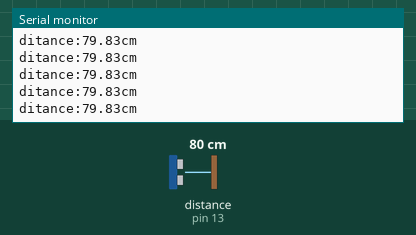
Bench run of a sketch on a simulated Arduino Uno, built with avr-gcc and run on an emulated ATmega328P. Parts: the last lines printed to the serial monitor. Wiring (inferred from the names in the program): ultrasonic range finder: trigger pin 12; echo pin 13. The inputs (shaded band) are chosen by the test bench; at power-on: distance to the obstacle (sensor on pin 13) 80 cm. The echo pulse lasts 58.3 µs per cm.

Above: at 1.2 s.
1.3 s: distance to the obstacle (sensor on pin 13) set to 2 cm
At 1.58 s:
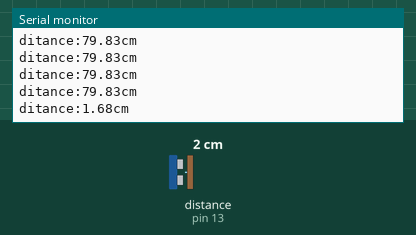
2.8 s: distance to the obstacle (sensor on pin 13) set to 250 cm
At 2.95 s:
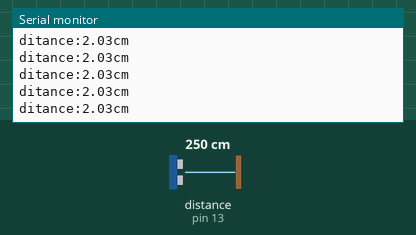
5.8 s: distance to the obstacle (sensor on pin 13) set to 120 cm
At 5.93 s:
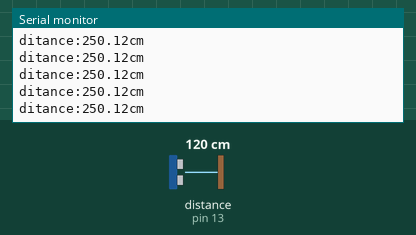
Timing chart, 0 to 8.8 s (numbered marks = the images above; inputs shaded):
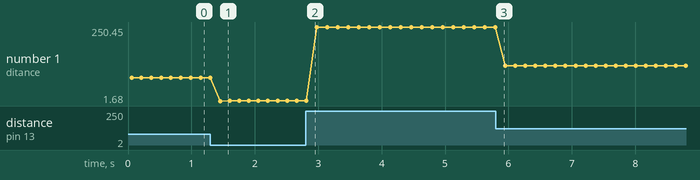

The sketch:

lesson_7_Ultrasonic_sensor.ino
```cpp
//*************************************************************************
/*
  Keyestudio 4WD Mecanum Robot for Arduino
  lesson 7
  Ultrasonic sensor
  http://www.keyestudio.com
*/

/*******Ultrasonic Sensor interface*****/
#define EchoPin  13  //ECHO to D13
#define TrigPin  12  //TRIG to D12

void setup() {
  Serial.begin(9600); //Set baud rate to 9600
  pinMode(EchoPin, INPUT);    //The ECHO pin is set to input mode
  pinMode(TrigPin, OUTPUT);   //The TRIG pin is set to output mode
}

void loop() {
  float distance = Get_Distance();  //Get the distance and save in the distance variable
  Serial.print("ditance:");
  Serial.print(distance);
  Serial.println("cm");
  delay(100);
}

float Get_Distance(void) {    //Ultrasonic detects the distance
  float dis;
  digitalWrite(TrigPin, LOW);
  delayMicroseconds(2);
  digitalWrite(TrigPin, HIGH); //Give the TRIG a high level of at least 10 µ s to trigger
  delayMicroseconds(10);
  digitalWrite(TrigPin, LOW);
  dis = pulseIn(EchoPin, HIGH) /58.2;  //Work out the distance
  delay(50);
  return dis;
}
//*************************************************************************
```

Measured:
- after the input at 1.3 s, the serial monitor: prints a new line after 0.15 s (image 1)
- plotted number 1: 79.83 → 2.03 after the input at 1.3 s, 2.03 → 250.12 after the input at 2.8 s, 250.12 → 119.9 after the input at 5.8 s
